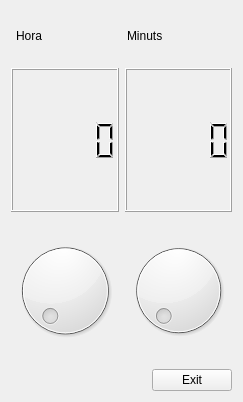
<?xml version="1.0" encoding="UTF-8"?>
<ui version="4.0">
 <class>Form</class>
 <widget class="QWidget" name="Form">
  <property name="geometry">
   <rect>
    <x>0</x>
    <y>0</y>
    <width>243</width>
    <height>402</height>
   </rect>
  </property>
  <property name="windowTitle">
   <string>Form</string>
  </property>
  <layout class="QGridLayout" name="gridLayout_3">
   <item row="5" column="0">
    <spacer name="verticalSpacer_2">
     <property name="orientation">
      <enum>Qt::Vertical</enum>
     </property>
     <property name="sizeType">
      <enum>QSizePolicy::Fixed</enum>
     </property>
     <property name="sizeHint" stdset="0">
      <size>
       <width>20</width>
       <height>1</height>
      </size>
     </property>
    </spacer>
   </item>
   <item row="2" column="0">
    <layout class="QHBoxLayout" name="horizontalLayout_4">
     <item>
      <widget class="QLCDNumber" name="lcdNumber_3">
       <property name="minimumSize">
        <size>
         <width>20</width>
         <height>20</height>
        </size>
       </property>
      </widget>
     </item>
     <item>
      <widget class="QLCDNumber" name="lcdNumber_4">
       <property name="minimumSize">
        <size>
         <width>20</width>
         <height>20</height>
        </size>
       </property>
      </widget>
     </item>
    </layout>
   </item>
   <item row="4" column="0">
    <layout class="QHBoxLayout" name="horizontalLayout_6">
     <item>
      <widget class="QDial" name="dial">
       <property name="maximum">
        <number>23</number>
       </property>
      </widget>
     </item>
     <item>
      <widget class="QDial" name="dial_2">
       <property name="maximum">
        <number>59</number>
       </property>
      </widget>
     </item>
    </layout>
   </item>
   <item row="1" column="0">
    <spacer name="verticalSpacer">
     <property name="orientation">
      <enum>Qt::Vertical</enum>
     </property>
     <property name="sizeType">
      <enum>QSizePolicy::Fixed</enum>
     </property>
     <property name="sizeHint" stdset="0">
      <size>
       <width>10</width>
       <height>1</height>
      </size>
     </property>
    </spacer>
   </item>
   <item row="3" column="0">
    <spacer name="verticalSpacer_3">
     <property name="orientation">
      <enum>Qt::Vertical</enum>
     </property>
     <property name="sizeType">
      <enum>QSizePolicy::Fixed</enum>
     </property>
     <property name="sizeHint" stdset="0">
      <size>
       <width>20</width>
       <height>1</height>
      </size>
     </property>
    </spacer>
   </item>
   <item row="6" column="0">
    <layout class="QHBoxLayout" name="horizontalLayout_5">
     <item>
      <spacer name="horizontalSpacer">
       <property name="orientation">
        <enum>Qt::Horizontal</enum>
       </property>
       <property name="sizeType">
        <enum>QSizePolicy::MinimumExpanding</enum>
       </property>
       <property name="sizeHint" stdset="0">
        <size>
         <width>40</width>
         <height>20</height>
        </size>
       </property>
      </spacer>
     </item>
     <item>
      <widget class="QPushButton" name="pushButton">
       <property name="text">
        <string>Exit</string>
       </property>
      </widget>
     </item>
    </layout>
   </item>
   <item row="0" column="0">
    <layout class="QHBoxLayout" name="horizontalLayout_3">
     <property name="sizeConstraint">
      <enum>QLayout::SetMinimumSize</enum>
     </property>
     <item>
      <widget class="QLabel" name="label_4">
       <property name="sizePolicy">
        <sizepolicy hsizetype="Fixed" vsizetype="Fixed">
         <horstretch>0</horstretch>
         <verstretch>0</verstretch>
        </sizepolicy>
       </property>
       <property name="maximumSize">
        <size>
         <width>100</width>
         <height>50</height>
        </size>
       </property>
       <property name="baseSize">
        <size>
         <width>0</width>
         <height>0</height>
        </size>
       </property>
       <property name="text">
        <string>Hora</string>
       </property>
      </widget>
     </item>
     <item>
      <widget class="QLabel" name="label_3">
       <property name="sizePolicy">
        <sizepolicy hsizetype="Fixed" vsizetype="Fixed">
         <horstretch>0</horstretch>
         <verstretch>0</verstretch>
        </sizepolicy>
       </property>
       <property name="maximumSize">
        <size>
         <width>100</width>
         <height>50</height>
        </size>
       </property>
       <property name="baseSize">
        <size>
         <width>0</width>
         <height>0</height>
        </size>
       </property>
       <property name="text">
        <string>Minuts</string>
       </property>
      </widget>
     </item>
    </layout>
   </item>
  </layout>
  <zorder>lcdNumber</zorder>
  <zorder>horizontalLayoutWidget_3</zorder>
  <zorder>horizontalSpacer</zorder>
  <zorder>label_3</zorder>
  <zorder>horizontalLayoutWidget</zorder>
  <zorder>verticalSpacer</zorder>
  <zorder>horizontalLayoutWidget_4</zorder>
  <zorder>verticalSpacer_2</zorder>
  <zorder>verticalSpacer_3</zorder>
  <zorder>horizontalLayoutWidget_2</zorder>
 </widget>
 <resources/>
 <connections>
  <connection>
   <sender>dial</sender>
   <signal>valueChanged(int)</signal>
   <receiver>lcdNumber_3</receiver>
   <slot>display(int)</slot>
   <hints>
    <hint type="sourcelabel">
     <x>45</x>
     <y>261</y>
    </hint>
    <hint type="destinationlabel">
     <x>46</x>
     <y>148</y>
    </hint>
   </hints>
  </connection>
  <connection>
   <sender>dial_2</sender>
   <signal>valueChanged(int)</signal>
   <receiver>lcdNumber_4</receiver>
   <slot>display(int)</slot>
   <hints>
    <hint type="sourcelabel">
     <x>172</x>
     <y>226</y>
    </hint>
    <hint type="destinationlabel">
     <x>173</x>
     <y>159</y>
    </hint>
   </hints>
  </connection>
  <connection>
   <sender>pushButton</sender>
   <signal>clicked()</signal>
   <receiver>Form</receiver>
   <slot>close()</slot>
   <hints>
    <hint type="sourcelabel">
     <x>155</x>
     <y>343</y>
    </hint>
    <hint type="destinationlabel">
     <x>241</x>
     <y>350</y>
    </hint>
   </hints>
  </connection>
 </connections>
</ui>
